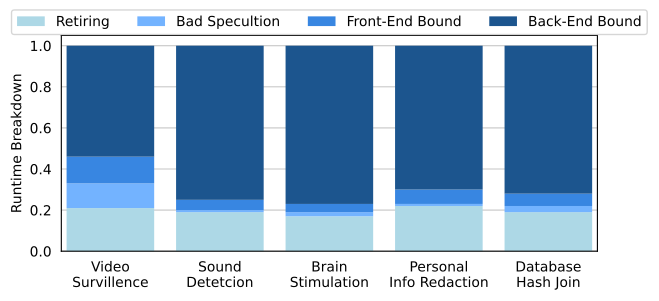

Generate this figure with Python:
import matplotlib.pyplot as plt
import numpy as np

# Sample data with 20 categories
categories = [f'Category {i+1}' for i in range(5)]
categories = ["Video\nSurvillence", "Sound\nDetetcion", "Brain\nStimulation", "Personal\nInfo Redaction", "Database\nHash Join"]
value_labels = ["Retiring", "Bad Speculation", "Frontend Bound", "Backend Bound"]

# Modified large_array with 4 rows and 5 columns
large_array = np.array([[0.21, 0.19, 0.17, 0.22, 0.19],
       [0.12, 0.01, 0.02, 0.01, 0.03],
       [0.13, 0.05, 0.04, 0.07, 0.06],
       [0.54, 0.75, 0.77, 0.7 , 0.72]])

values1 = large_array[0]
values2 = large_array[1]
values3 = large_array[2]
values4 = large_array[3]  # Added values for the fourth set

# Modified set of blue shades
blue_shades = ['#add8e6', '#3886e1', '#73b3ff', '#1c558e']
#blue_shades = ['#add8e6', '#1c558e', '#3886e1', '#46759b']


bar_width = 0.4  # Width of each bar

# Specify figure size in points
fig_size_pts = (500, 200)  # 500 points x 200 points

# Convert points to inches (1 inch = 72 points)
fig_size_inches = (fig_size_pts[0] / 72, fig_size_pts[1] / 72)

# Create bar plots with specified figure size and blue shades
fig, ax = plt.subplots(figsize=fig_size_inches)

# Reduce the white space between Y-axis and the 1st bar
#plt.margins(x=0.01)

# Plotting the first set of normalized values
bar1 = ax.bar(categories, values1, width=bar_width, label=value_labels[0], color=blue_shades[0], zorder=2)

# Plotting the second set of normalized values on top of the first one
bar2 = ax.bar(categories, values2, width=bar_width, bottom=values1, label=value_labels[1], color=blue_shades[1], zorder=2)

# Plotting the third set of normalized values on top of the previous ones
bar3 = ax.bar(categories, values3, width=bar_width, bottom=[v1 + v2 for v1, v2 in zip(values1, values2)], label=value_labels[2], color=blue_shades[2], zorder=2)

# Plotting the fourth set of normalized values on top of the previous ones
bar4 = ax.bar(categories, values4, width=bar_width, bottom=[v1 + v2 + v3 for v1, v2, v3 in zip(values1, values2, values3)], label=value_labels[3], color=blue_shades[3], zorder=2)

# Adding labels and title
ax.set_ylabel('Runtime Breakdown')
ax.legend(loc='upper center', bbox_to_anchor=(0.5, 1.15), fancybox=True, shadow=False, ncol=4, columnspacing=0.90)

plt.grid(axis='y', linestyle='-', alpha=0.7, zorder=1)

# Tick position generation and adjustment
tick_loc = np.arange(len(categories))
ax.set_xticks(tick_loc)

# Rotate x-axis labels for better readability
#ax.set_xticklabels(ticks, rotation=90, ha='right', va="center")

# Remove the visible ticks but keep the labels
ax.tick_params(tick1On=False)

# Remove the padding at the bottom of the figure
plt.subplots_adjust(bottom=0.1)


# Remove title for the figure
plt.title('')

name = __file__.split("/")[-1]
name = name.split(".")[0]
print(name)

name = "profiling_vtune"
plt.savefig(f'{name}.png', bbox_inches='tight', dpi=600)

# Display the plot
plt.show()
